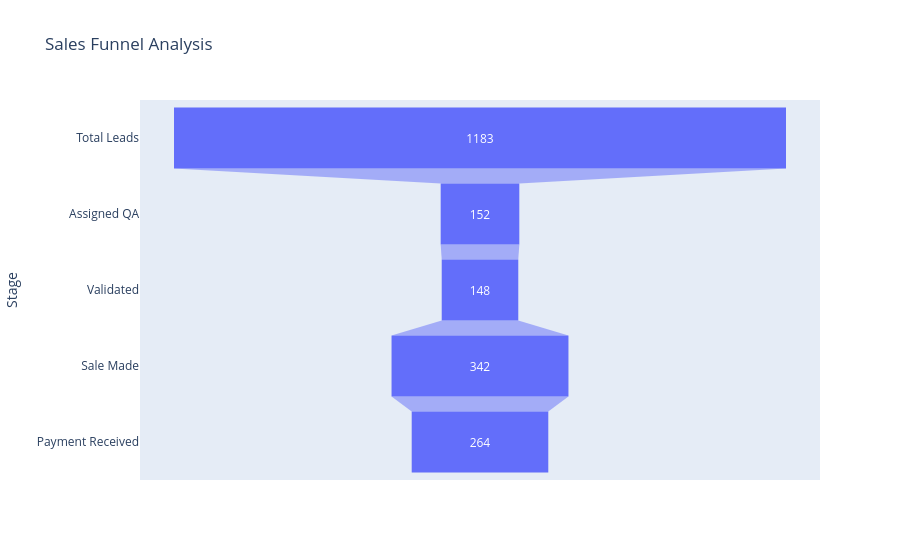

The cell this chart's notebook holds for it:
### Code cell
fig = px.funnel(funnel,x='Count',y='Stage',title='Sales Funnel Analysis')
fig.show()

### Figure 1 — Plotly figure (JSON) as saved in the notebook; plotly's stock layout.template omitted (floating-point values rounded to 4 significant figures)
{"data": [{"hovertemplate": "Count=%{x}<br>Stage=%{y}<extra></extra>", "legendgroup": "", "marker": {"color": "#636efa"}, "name": "", "orientation": "h", "showlegend": false, "type": "funnel", "x": [1183, 152, 148, 342, 264], "xaxis": "x", "y": ["Total Leads", "Assigned QA", "Validated", "Sale Made", "Payment Received"], "yaxis": "y"}], "layout": {"legend": {"tracegroupgap": 0}, "title": {"text": "Sales Funnel Analysis"}, "xaxis": {"anchor": "y", "domain": [0, 1], "title": {"text": "Count"}}, "yaxis": {"anchor": "x", "domain": [0, 1], "title": {"text": "Stage"}}}}
